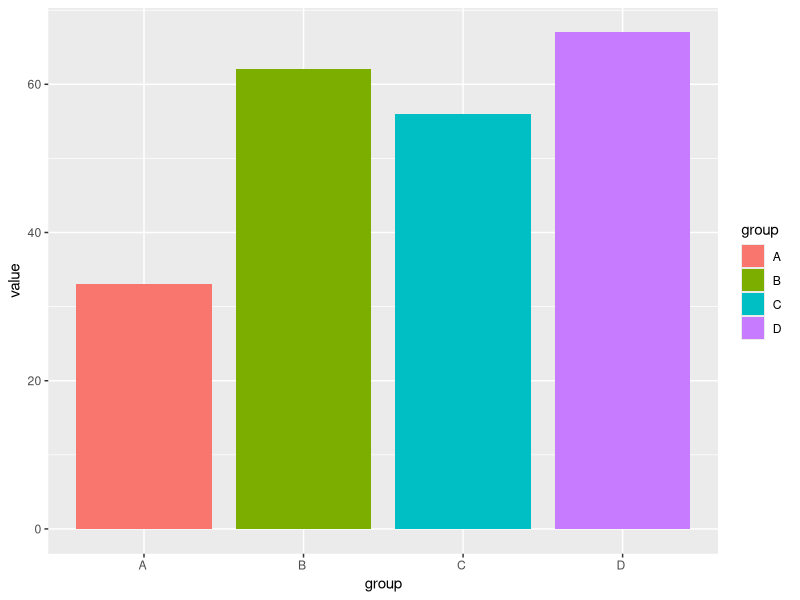
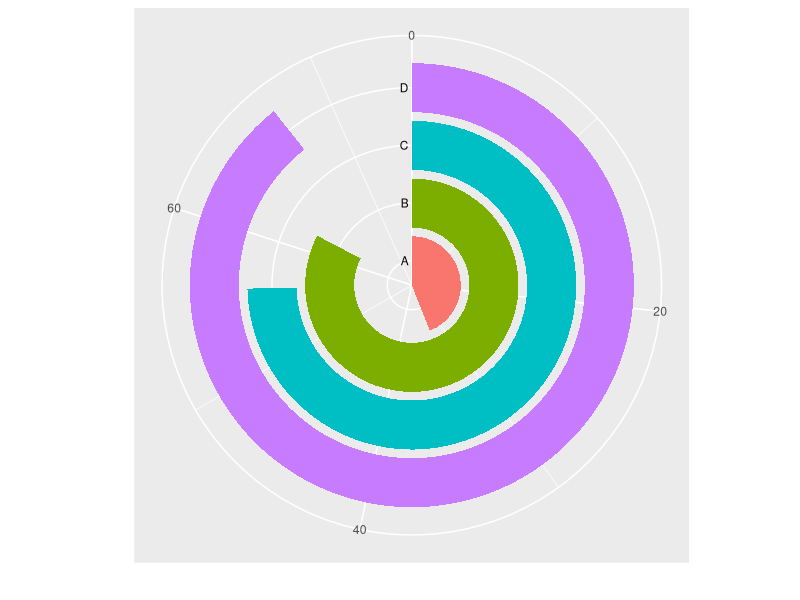

Reproduce these figures in R, in order.
library(ggplot2)

# make data
data=data.frame(group=c("A ","B ","C ","D ") , value=c(33,62,56,67) )

# Usual bar plot :
ggplot(data, aes(x = group, y = value ,fill = group )) + 
  geom_bar(width = 0.85, stat="identity")

# Circular one
ggplot(data, aes(x = group, y = value ,fill = group)) + 
  geom_bar(width = 0.85, stat="identity") +
  
  # To use a polar plot and not a basic barplot
  coord_polar(theta = "y") +
  
  #Remove useless labels of axis
  xlab("") + ylab("") +
  
  #Increase ylim to avoid having a complete circle
  ylim(c(0,75)) + 
  
  #Add group labels close to the bars :
  geom_text(data = data, hjust = 1, size = 3, aes(x = group, y = 0, label = group)) +
  
  #Remove useless legend, y axis ticks and y axis text
  theme(legend.position = "none" , axis.text.y = element_blank() , axis.ticks = element_blank())

